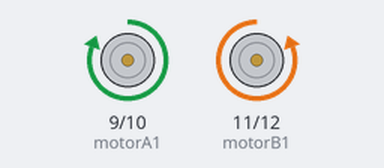
A sketch run on a simulated Arduino Uno, built with avr-gcc and run on an emulated ATmega328P. Shown: motor-driver pin pairs drawn as motors (green arrow = first pin HIGH = forward, orange = second pin HIGH = backward, longer = more drive).

Above: at 5.5 s.
At 8.7 s:
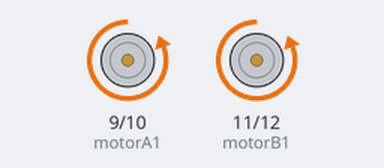
At 14.2 s:
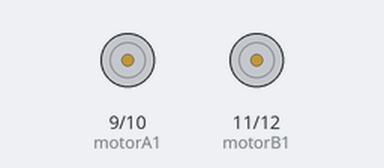
At 21.5 s:
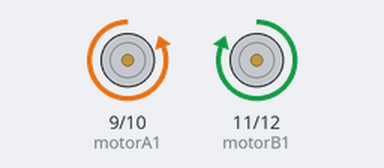
Timing chart, 0 to 23.9 s (numbered marks = the images above):
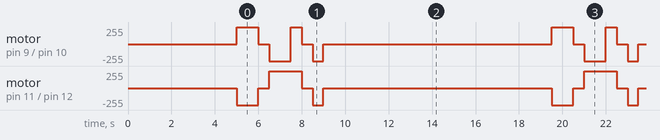

The sketch:

pruebaMotores.ino
```cpp
int motorA1=9;
int motorA2=10;
int motorB1=11;
int motorB2=12;

void avanzar(){
  digitalWrite(motorA1,HIGH);
  digitalWrite(motorA2,LOW);
  digitalWrite(motorB1,LOW);
  digitalWrite(motorB2,HIGH);

}

void retroceder(){
  digitalWrite(motorA1,LOW);
  digitalWrite(motorA2,HIGH);
  digitalWrite(motorB1,HIGH);
  digitalWrite(motorB2,LOW);
}

void alto(){
  digitalWrite(motorA1,LOW);
  digitalWrite(motorA2,LOW);
  digitalWrite(motorB1,LOW);
  digitalWrite(motorB2,LOW);
}

void girarDerecha(){
  digitalWrite(motorA1,HIGH);
  digitalWrite(motorA2,LOW);
  digitalWrite(motorB1,HIGH);
  digitalWrite(motorB2,LOW);
}

void girarIzquierda(){
  digitalWrite(motorA1,LOW);
  digitalWrite(motorA2,HIGH);
  digitalWrite(motorB1,LOW);
  digitalWrite(motorB2,HIGH);
}

void setup(){
 pinMode(motorA1,OUTPUT);
 pinMode(motorA2,OUTPUT);
 pinMode(motorB1,OUTPUT);
 pinMode(motorB2,OUTPUT);
 delay(5000);

}

void loop(){
  avanzar();
  delay(1000);
  alto();
  delay(500);
  retroceder();
  delay(1000);
  girarDerecha();
  delay(500);
  alto();
  delay(500);
  girarIzquierda();
  delay(500);
  alto();
  delay(10500);

}
```

Measured:
- by itself, motor on pin 11 (motorB1) / pin 12 (motorB2): repeats every 14.5 s: stopped 0.50 s, forward 255/255 1.5 s, stopped 0.50 s, backward 255/255 0.50 s, stopped 10.5 s, backward 255/255 1.0 s
- by itself, motor on pin 9 (motorA1) / pin 10 (motorA2): repeats every 14.5 s: stopped 0.50 s, backward 255/255 1.0 s, forward 255/255 0.50 s, stopped 0.50 s, backward 255/255 0.50 s, stopped 10.5 s, forward 255/255 1.0 s
